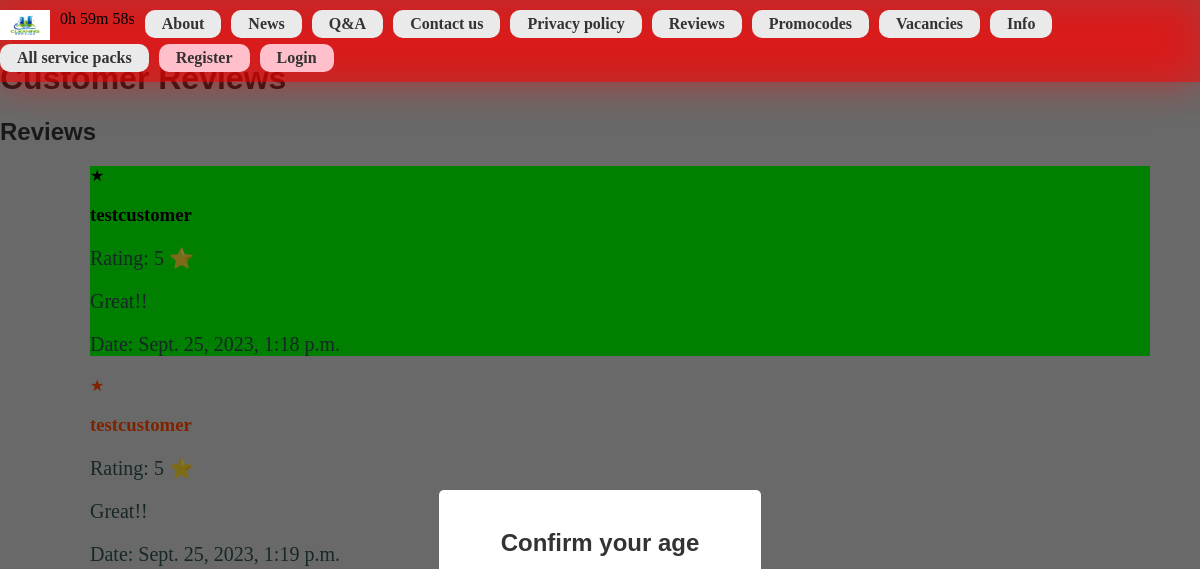
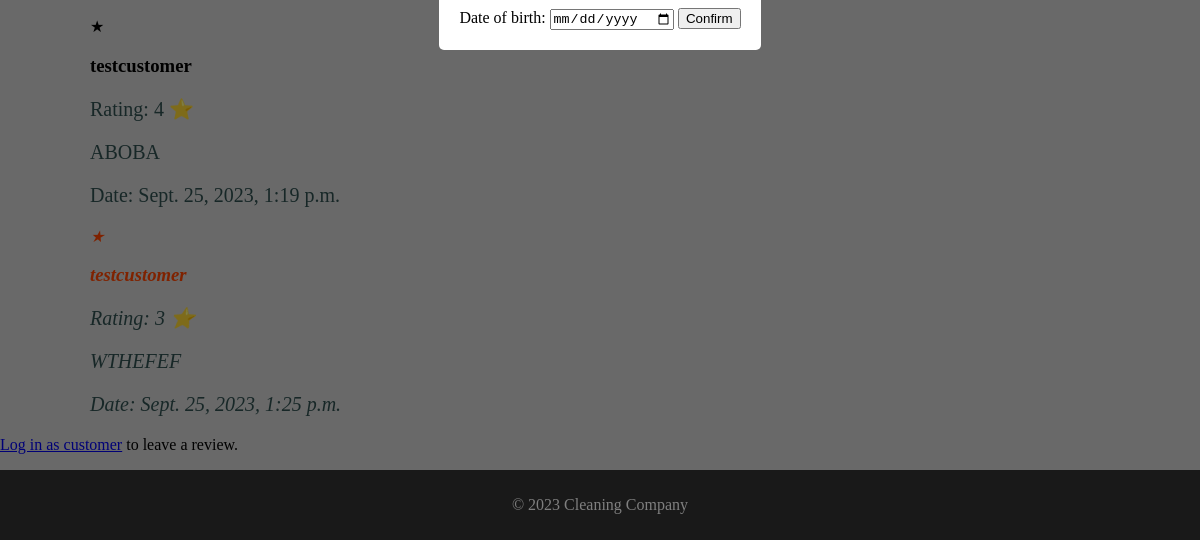
The page /reviews/ on the database as committed earlier (2 pictures, top to bottom).
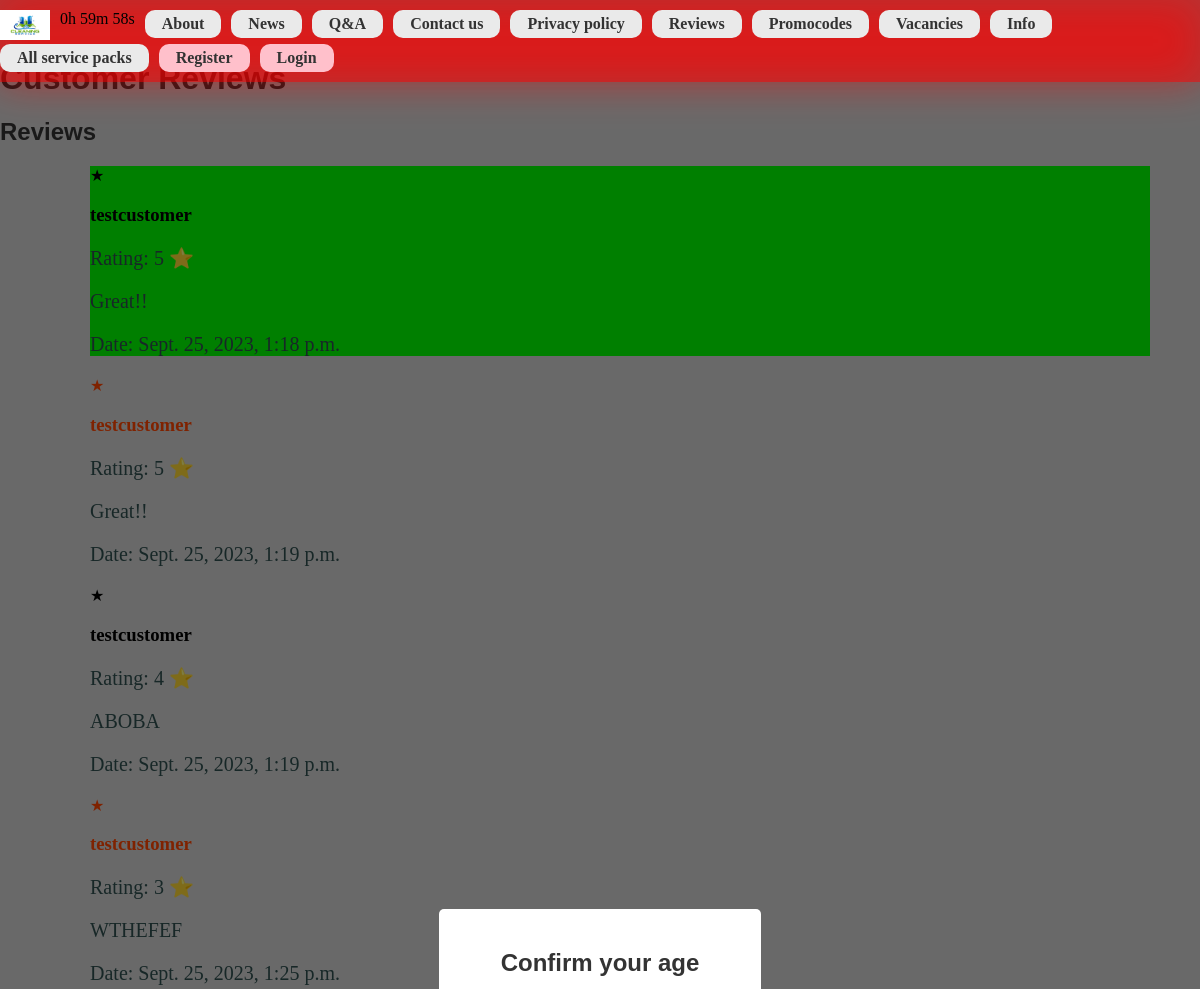
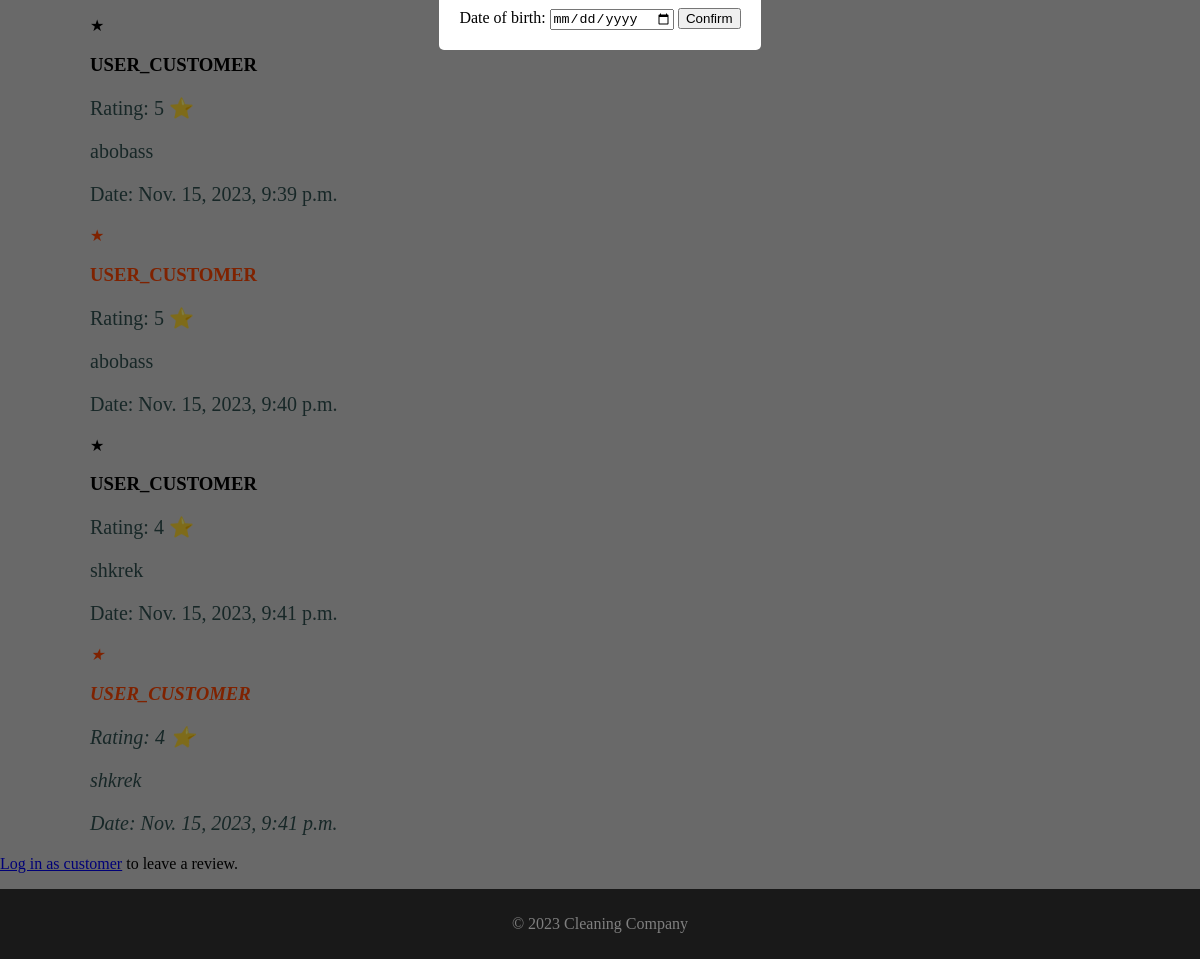
The same page on the database as committed later (2 pictures, top to bottom).
### newvision/models.py (models this page shows)
class Review(models.Model):
    reviewer_name = models.CharField(max_length=100)
    rating = models.PositiveSmallIntegerField(
        validators=[
            MinValueValidator(1, message="Rating must be at least 1"),
            MaxValueValidator(5, message="Rating must be at most 5"),
        ]
    )
    text = models.TextField()
    date = models.DateTimeField(auto_now_add=True)

### newvision/views.py (the view, shortened to what this page needs)
# urls.py: path('reviews/', views.reviews, name='reviews'),
def reviews(request):
    reviews = Review.objects.all()
    form = ReviewForm()
    return render(request, 'newvision/reviews.html', {'reviews': reviews, 'form': form})

### newvision/forms.py
class ReviewForm(forms.Form):
    RATING_CHOICES = [(1, '1 ⭐'), (2, '2 ⭐'), (3, '3 ⭐'), (4, '4 ⭐'), (5, '5 ⭐')]
    rating = forms.ChoiceField(choices=RATING_CHOICES, label='Rating',
                               widget=forms.Select(attrs={'class': 'form-control'}))
    text = forms.CharField(
        label='Your Review',
        widget=forms.Textarea(attrs={'class': 'form-control', 'rows': 4}),
    )

### newvision/templates/newvision/reviews.html (shortened to what this page needs)
{% extends "base_generic.html" %}
{% load static %}
{% block styling %}
    <link rel="stylesheet" href="{% static 'newvision/css/reviews.css' %}"/>
{% endblock %}
{% block content %}
    <header>
        <h1>Customer Reviews</h1>
    </header>
    <section>
        <h2>Reviews</h2>
        <ul class="ul-reviews">
            {% for review in reviews %}
                <li class="li-reviews">
                    <h3>{{ review.reviewer_name }}</h3>
                    <p>Rating: {{ review.rating }} ⭐</p>
                    <p>{{ review.text }}</p>
                    <p>Date: {{ review.date }}</p>
                </li>
            {% empty %}
                <p>No reviews available.</p>
            {% endfor %}
        </ul>
    </section>
    {% if user.is_authenticated %}
        {% for group in user.groups.all %}
            {% if group.name == 'Customer' %}
                <section>
                    <h2>Leave a Review</h2>
                    <form method="post" action="{% url 'newvision:reviews' %}">
                        {% csrf_token %}
                        {{ form.as_p }}
                        <button type="submit">Submit Review</button>
                    </form>
                </section>
            {% else %}
                <p>You must be logged in as a customer to leave a review.</p>
            {% endif %}
        {% endfor %}
    {% else %}
        <p><a href="{% url 'login' %}?next={{ '/reviews' }}">Log in as customer</a> to leave a review.</p>
    {% endif %}
{% endblock %}

### cleaning/templates/base_generic.html (shortened to what this page needs)
{% load static %}
<!DOCTYPE html>
<html lang="en">
<head>
    <link rel="stylesheet" href="{% static 'cleaning/css/styles.css' %}"/>
    <link rel="stylesheet" href="{% static 'cleaning/css/age.css' %}"/>
    {% block styling %}{% endblock %}
</head>
<body>
<div class="container-fluid">
    <div class="row">
        <div class="col-sm-12">
            {% block sidebar %}
                <ul class="sidebar-nav">
                    <li><a href="{% url 'newvision:home' %}">
                        <img src="{% static 'images/logo.ico' %}" alt="logo" width="50" height="30">
                    </a></li>
                    <li>
                        <div id="countdown"></div>
                    </li>
                    <li><a class="login-button" href="{% url 'newvision:about' %}">About</a></li>
                    <li><a class="login-button" href="{% url 'newvision:news' %}">News</a></li>
                    <li><a class="login-button" href="{% url 'newvision:questions' %}">Q&A</a></li>
                    <li><a class="login-button" href="{% url 'newvision:contacts' %}">Contact us</a></li>
                    <li><a class="login-button" href="{% url 'newvision:policy' %}">Privacy policy</a></li>
                    <li><a class="login-button" href="{% url 'newvision:reviews' %}">Reviews</a></li>
                    <li><a class="login-button" href="{% url 'newvision:promos' %}">Promocodes</a></li>
                    <li><a class="login-button" href="{% url 'newvision:vacancies' %}">Vacancies</a></li>
                    <li><a class="login-button" href="{% url 'index' %}">Info</a></li>
                    {% if user.is_authenticated %}
                        <li>User: <strong style="font-weight: bold">{{ user.get_username }}</strong></li>
                        <li><a class="login-button" style="background-color:orangered"
                               href="{% url 'logout' %}?next={{ '' }}">Logout</a></li>
                    {% else %}
                        <li><a class="login-button" href="{% url 'servicepacks' %}">All service packs</a></li>
                        <li><a class="login-button register" href="{% url 'register' %}?next={{ '' }}">Register</a></li>
                        <li><a class="login-button register" href="{% url 'login' %}?next={{ '/cleaning' }}">Login</a>
                        </li>
                    {% endif %}
                </ul>
            {% endblock %}
        </div>
        <div class="col-sm-10 ">{% block content %}{% endblock %}</div>
        <div id="ageModal">
            <div id="modalContent">
                <h2>Confirm your age</h2>
                <label for="birthdate">Date of birth:</label>
                <input type="date" id="birthdate">
                <button onclick="checkAge()">Confirm</button>
            </div>
        </div>
    </div>
</div>
<footer style="background-color: #333; color: white; text-align: center; padding: 10px 0;">
    <p>&copy; 2023 Cleaning Company</p>
</footer>
</body>
</html>

### cleaning/static/cleaning/css/styles.css (style rules this page uses)
.sidebar-nav { margin-top: 0; display: flex; flex-wrap: wrap; justify-content: flex-start; list-style: none; padding: 10px 0; position: fixed; width: 100%; z-index: 10; background-color: rgba(255, 0, 0, 0.5); }
.sidebar-nav::before { content: ""; position: absolute; top: 0; left: 0; width: 100%; height: 100%; background: inherit; filter: blur(20px); z-index: -1; }
.sidebar-nav li { margin-right: 10px; }
.sidebar-nav a { text-decoration: none; }
.login-button { display: inline-block; padding: 5px 17px; background-color: #eaeaea; border: none; border-radius: 10px; font-size: 16px; font-weight: bold; text-decoration: none; color: #333; transition: background-color 0.3s ease; }
.login-button.register { background-color: #FFC0CB; }
body { display: flex; flex-direction: column; min-height: 100vh; margin: 0; background-color: #d3d3d3; }
.row { overflow-x: hidden; }
footer { background-color: #f0f0f0; padding: 10px; text-align: center; }
.col-sm-10 { margin-top: 60px; }

### cleaning/static/cleaning/css/age.css (style rules this page uses)
body.modal-open { overflow: hidden; }
#ageModal { display: none; position: fixed; top: 0; left: 0; width: 100%; height: 100%; background-color: rgba(0, 0, 0, 0.5); justify-content: center; align-items: center; }
#modalContent { background-color: #fff; padding: 20px; border-radius: 5px; text-align: center; }

### newvision/static/newvision/css/reviews.css (style rules this page uses)
.li-reviews:first-child { background-color: lime; }
.li-reviews:last-child { font-style: italic; }
.li-reviews:nth-child(2n) { color: orangered; }
.ul-reviews { list-style-type: none; }
.li-reviews::before { content: "\2605"; }
.li-reviews p { font-family: Georgia, serif; font-size: 20px; color: darkslategrey; }
.li-reviews { margin-right: 50px; margin-left: 50px; }
h1, h2 { font-family: Arial, sans-serif; font-weight: bold; color: #333; }

Rows that differ between the two databases and show on the page:
added Review: reviewer_name "USER_CUSTOMER", rating "5", text "abobass", date "Nov. 15, 2023, 9:39 p.m."
added Review: reviewer_name "USER_CUSTOMER", rating "5", text "abobass", date "Nov. 15, 2023, 9:40 p.m."
added Review: reviewer_name "USER_CUSTOMER", rating "4", text "shkrek", date "Nov. 15, 2023, 9:41 p.m."
added Review: reviewer_name "USER_CUSTOMER", rating "4", text "shkrek", date "Nov. 15, 2023, 9:41 p.m."
